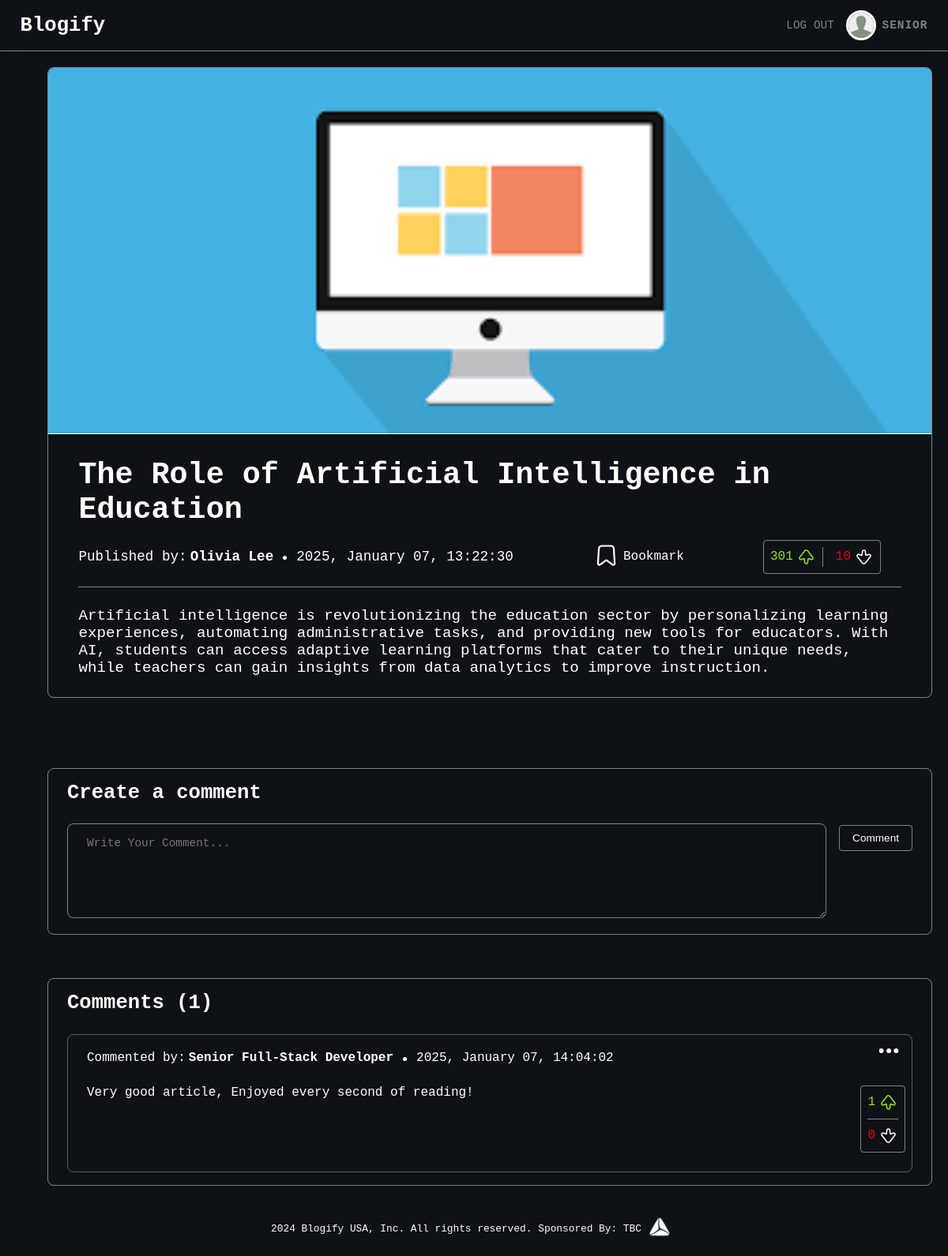
Screenshot of /blogs/23 (signed in) with the database file from the repository.
### models.py (models this page shows, shortened)
class User(db.Model, UserMixin):
    id = db.Column(db.Integer, primary_key=True)
    name = db.Column(db.String, nullable=False)
    email = db.Column(db.String, nullable=False, unique=True)
    password = db.Column(db.String, nullable=False)
    image = db.Column(db.String, nullable=False, default="default_user.jpg")
    role = db.Column(db.String, nullable=False, default="user")

class Blog(db.Model):
    id = db.Column(db.Integer, primary_key=True)
    name = db.Column(db.String, nullable=False)
    description = db.Column(db.String, nullable=False)
    article = db.Column(db.String, nullable=False)
    user = db.Column(db.Integer, nullable=False)
    likes = db.Column(db.Integer, nullable=False)
    dislikes = db.Column(db.Integer, nullable=False)
    image = db.Column(db.String, nullable=False, default="default_blog.png")
    date = db.Column(
        db.DateTime, nullable=False, default=lambda: datetime.now(timezone.utc)
    )

class Comment(db.Model):
    id = db.Column(db.Integer, primary_key=True)
    user = db.Column(db.Integer, nullable=False)
    user_name = db.Column(db.String, nullable=False)
    blog = db.Column(db.Integer, nullable=False)
    comment_content = db.Column(db.String, nullable=False)
    likes = db.Column(db.Integer, nullable=False)
    dislikes = db.Column(db.Integer, nullable=False)
    date = db.Column(
        db.DateTime, nullable=False, default=lambda: datetime.now(timezone.utc)
    )

### routes.py (the view)
@app.route("/blogs/<id>")
def renderBlog(id):
    blog = Blog.query.get(id)
    if not blog:
        return "<h1>404: Blog Not Found!</h1>"
    user = User.query.get(blog.user)
    comments = Comment.query.filter(Comment.blog == blog.id).all()
    bookmark = Bookmark.query.filter(
        and_(current_user.id == Bookmark.user, blog.id == Bookmark.blog)
    ).first()
    form = CommentForm()
    update_form = UpdateCommentForm()
    comments_interactions = {"likes": [], "dislikes": []}
    comments_ids = {"likes": [], "dislikes": []}
    up_vote = []
    down_vote = []
    if current_user.is_authenticated:
        up_vote = Up_votes.query.filter(
            and_(Up_votes.user == current_user.id, Up_votes.blog == id)
        ).first()
        down_vote = Down_votes.query.filter(
            and_(Down_votes.user == current_user.id, Down_votes.blog == id)
        ).first()
        comments_interactions["likes"] = Comment_Up_Votes.query.filter(
            and_(
                Comment_Up_Votes.user == current_user.id,
                Comment_Up_Votes.comment.in_([comment.id for comment in comments]),
            )
        ).all()
        comments_interactions["dislikes"] = Comment_Down_Votes.query.filter(
            and_(
                Comment_Down_Votes.user == current_user.id,
                Comment_Down_Votes.comment.in_([comment.id for comment in comments]),
            )
        ).all()
    comments_ids["likes"] = [
        interaction.comment for interaction in comments_interactions["likes"]
    ]
    comments_ids["dislikes"] = [
        interaction.comment for interaction in comments_interactions["dislikes"]
    ]
    return render_template(
        "blogpage.html",
        blog=blog,
        user=user,
        upvote=up_vote,
        downvote=down_vote,
        form=form,
        comments=comments,
        update_comment_form=update_form,
        comm_length=len(comments),
        disliked_comments=comments_ids["dislikes"],
        liked_comments=comments_ids["likes"],
        bookmark=bookmark,
    )

### forms.py
class CommentForm(FlaskForm):
    comment = TextAreaField(
        "Write Your Comment...",
        validators=[
            DataRequired("Comment must have a text in it!"),
            Length(min=2, max=10000),
        ],
    )
    submit = SubmitField("Comment")

class UpdateCommentForm(FlaskForm):
    comment = TextAreaField(
        "Write Your Comment...",
        validators=[
            DataRequired("You have to update your comment."),
            Length(min=2, max=10000),
        ],
    )
    submit = SubmitField("Update Comment")

### models.py (called while the page is built)
@login_manager.user_loader
def load_user(user_id):
    return User.query.get(user_id)

### templates/blogpage.html (shortened to what this page needs)
{% extends "base.html" %} {% block content %}
<main class="blog" id="blog-{{blog.id}}">
	<div class="blog__wrapper">
		<div class="blog__cover">
			<img src="/static/images/blogs/{{blog.image}}" alt="Cover image of this blog" class="blog__image" />
		</div>
		<div class="blog__container">
			<div class="blog__header-main">
				<h1 class="heading-primary blog__name">{{blog.name}}</h1>
				<div class="blog__info">
					<div class="blog__published">
						Published by:
						<a href="/user/{{ user.id }}" class="blog__user-name">{{ user.name }}</a>
						<span class="divider-bullet"></span>
						<div class="blog__published-date">{{blog.date.strftime('%Y, %B %d, %H:%M:%S')}}</div>
					</div>
					{% if current_user.is_authenticated %}
					<div class="blog__bookmark">
						<a href="/blogs/{{blog.id}}/bookmark">
							<svg
								width="35"
								height="35"
								viewBox="0 0 24 24"
								xmlns="http://www.w3.org/2000/svg"
								class="blog__bookmark-icon {% if bookmark %} blog__bookmark-active {% endif %}"
							>
								<path
									d="M15.874 3H8.126a3.357 3.357 0 00-3.35 3.152l-.772 12.77c-.028.459.106.915.38 1.286l.101.125c.666.764 1.818.9 2.647.287L12 17.023l4.868 3.597a1.964 1.964 0 003.128-1.7l-.771-12.767A3.358 3.358 0 0015.874 3zm0 1.5c.981 0 1.794.764 1.854 1.744l.771 12.768a.464.464 0 01-.74.402l-5.207-3.848a.929.929 0 00-1.104 0L6.24 19.414a.464.464 0 01-.74-.402l.773-12.768c.06-.98.872-1.744 1.853-1.744h7.748z"
									fill="#fff"
									fill-rule="evenodd"
								></path>
							</svg>
						</a>
						<p class="blog__label">{% if bookmark %} Bookmarked {% else %} Bookmark {% endif %}</p>
					</div>
					{% endif%}
					<div class="blog__interactions">
						<div class="blog__likes">
							<span>{{blog.likes}}</span>
							<a href="/blogs/{{blog.id}}/upvote">
								<svg
									width="25"
									height="25"
									viewBox="0 0 24 24"
									xmlns="http://www.w3.org/2000/svg"
									class="btn__upvote {% if upvote %} svg__active--green{%endif%}"
									fill="#000"
								>
									<path
										d="M9.456 4.216l-5.985 7.851c-.456.637-.583 1.402-.371 2.108l.052.155a2.384 2.384 0 002.916 1.443l2.876-.864.578 4.042a2.384 2.384 0 002.36 2.047h.234l.161-.006a2.384 2.384 0 002.2-2.041l.576-4.042 2.877.864a2.384 2.384 0 002.625-3.668L14.63 4.33a3.268 3.268 0 00-5.174-.115zm3.57.613c.16.114.298.253.411.411l5.897 7.736a.884.884 0 01-.973 1.36l-3.563-1.069a.884.884 0 00-1.129.722l-.678 4.75a.884.884 0 01-.875.759h-.234a.884.884 0 01-.875-.76l-.679-4.75a.884.884 0 00-1.128-.72l-3.563 1.068a.884.884 0 01-.973-1.36L10.56 5.24a1.767 1.767 0 012.465-.41z"
										fill="#fff"
										fill-rule="evenodd"
									></path>
								</svg>
							</a>
						</div>
						<div class="blog__dislikes">
							<span>{{blog.dislikes}}</span>
							<a href="/blogs/{{blog.id}}/downvote">
								<svg
									width="25"
									height="25"
									viewBox="0 0 24 24"
									xmlns="http://www.w3.org/2000/svg"
									class="btn__downvote rotate-180 {% if downvote %} svg__active--red{%endif%}"
								>
									<path
										d="M9.456 4.216l-5.985 7.851c-.456.637-.583 1.402-.371 2.108l.052.155a2.384 2.384 0 002.916 1.443l2.876-.864.578 4.042a2.384 2.384 0 002.36 2.047h.234l.161-.006a2.384 2.384 0 002.2-2.041l.576-4.042 2.877.864a2.384 2.384 0 002.625-3.668L14.63 4.33a3.268 3.268 0 00-5.174-.115zm3.57.613c.16.114.298.253.411.411l5.897 7.736a.884.884 0 01-.973 1.36l-3.563-1.069a.884.884 0 00-1.129.722l-.678 4.75a.884.884 0 01-.875.759h-.234a.884.884 0 01-.875-.76l-.679-4.75a.884.884 0 00-1.128-.72l-3.563 1.068a.884.884 0 01-.973-1.36L10.56 5.24a1.767 1.767 0 012.465-.41z"
										fill="#fff"
										fill-rule="evenodd"
									></path>
								</svg>
							</a>
						</div>
					</div>
				</div>
			</div>
			<article class="blog__content">{% filter markdown %} {{blog.article | safe }} {% endfilter %}</article>
		</div>
	</div>
	<form method="post" action="/blogs/{{blog.id}}/comment_create" class="comment__form">
		<h2 class="heading-secondary">Create a comment</h2>
		<div class="comment__wrapper">
			<div class="comment__input-box">
				{{form.comment(class="comment__input", placeholder=form.comment.label.text)}}
			</div>
			{{form.submit(class="btn btn--create-comment")}}
		</div>
	</form>
	<div class="comments">
		<h2 class="heading-secondary">Comments ({{comm_length}})</h2>
		{% if comments %} {% for comment in comments %}
		<div class="comment" id="comment-{{comment.id}}">
			<div class="comment__header">
				<div class="comment__published">
					Commented by:
					<a href="/user/{{ comment.user }}" class="comment__user-name">{{ comment.user_name }}</a>
					<span class="divider-bullet"></span>
					<div class="comment__published-date">{{comment.date.strftime('%Y, %B %d, %H:%M:%S')}}</div>
				</div>
				{% if current_user.id == comment.user or current_user.role == "admin" %}
				<div class="comment__options-box">
					<img
						src="/static/images/three-dots-svgrepo-com.svg"
						class="comment__options-icon"
						alt="Image of the 3 Dots"
					/>
				</div>
				{% endif %}
			</div>
			<div class="comment__container">
				<article class="comment__content">
				</article>
				<div class="comment__interactions">
					<div class="comment__likes">
						<span>{{comment.likes}}</span>
						<a href="/comments/{{comment.id}}/upvote">
							<svg
								width="25"
								height="25"
								viewBox="0 0 24 24"
								xmlns="http://www.w3.org/2000/svg"
								class="btn__upvote {% if comment.id in liked_comments %} svg__active--green {%endif%}"
								fill="#000"
							>
								<path
									d="M9.456 4.216l-5.985 7.851c-.456.637-.583 1.402-.371 2.108l.052.155a2.384 2.384 0 002.916 1.443l2.876-.864.578 4.042a2.384 2.384 0 002.36 2.047h.234l.161-.006a2.384 2.384 0 002.2-2.041l.576-4.042 2.877.864a2.384 2.384 0 002.625-3.668L14.63 4.33a3.268 3.268 0 00-5.174-.115zm3.57.613c.16.114.298.253.411.411l5.897 7.736a.884.884 0 01-.973 1.36l-3.563-1.069a.884.884 0 00-1.129.722l-.678 4.75a.884.884 0 01-.875.759h-.234a.884.884 0 01-.875-.76l-.679-4.75a.884.884 0 00-1.128-.72l-3.563 1.068a.884.884 0 01-.973-1.36L10.56 5.24a1.767 1.767 0 012.465-.41z"
									fill="#fff"
									fill-rule="evenodd"
								></path>
							</svg>
						</a>
					</div>
					<div class="comment__dislikes">
						<span>{{comment.dislikes}}</span>
						<a href="/comments/{{comment.id}}/downvote">
							<svg
								width="25"
								height="25"
								viewBox="0 0 24 24"
								xmlns="http://www.w3.org/2000/svg"
								class="btn__downvote rotate-180 {% if comment.id in disliked_comments %} svg__active--red {%endif%}"
							>
								<path
									d="M9.456 4.216l-5.985 7.851c-.456.637-.583 1.402-.371 2.108l.052.155a2.384 2.384 0 002.916 1.443l2.876-.864.578 4.042a2.384 2.384 0 002.36 2.047h.234l.161-.006a2.384 2.384 0 002.2-2.041l.576-4.042 2.877.864a2.384 2.384 0 002.625-3.668L14.63 4.33a3.268 3.268 0 00-5.174-.115zm3.57.613c.16.114.298.253.411.411l5.897 7.736a.884.884 0 01-.973 1.36l-3.563-1.069a.884.884 0 00-1.129.722l-.678 4.75a.884.884 0 01-.875.759h-.234a.884.884 0 01-.875-.76l-.679-4.75a.884.884 0 00-1.128-.72l-3.563 1.068a.884.884 0 01-.973-1.36L10.56 5.24a1.767 1.767 0 012.465-.41z"
									fill="#fff"
									fill-rule="evenodd"
								></path>
							</svg>
						</a>
					</div>
				</div>
			</div>
		</div>
		{%endfor%} {% else %}
		<p class="comment__placeholder">There are no comments available for now.</p>
		{% endif %}
	</div>
</main>
{% endblock %}

### templates/_header.html
<header class="header">
	<h2 class="heading-secondary header__logo"><a href="/">Blogify</a></h2>
	{% if current_user.is_authenticated %}
	<div class="header__user">
		<div class="header__user-logout">
			<a class="header__user-logout-link" href="/user/logout">Log Out</a>
		</div>
		<div class="header__user-img">
			<a class="header__user-link" href="/me">
				<img src="/static/images/users/{{current_user.image}}" alt="Image of the User" />
			</a>
		</div>
		<div class="header__user-content">
			<p class="header__user-name">{{current_user.name.split(' ')[0].upper()}}</p>
		</div>
	</div>
	{% else %}
	<div class="header__options">
		<a href="/login" class="btn-login">Log In</a>
		<a href="/signup" class="btn-signup">Sign Up</a>
	</div>
	{% endif %}
</header>

### rows the page displays
User: image (placeholder picture), name.split "SENIOR"
Blog: image (placeholder picture), name "The Role of Artificial Intelligence in Education", date "2025, January 07, 13:22:30", likes "301", dislikes "10", article "Artificial intelligence is revolutionizing the education sector by personalizing learning experiences, automating administrative tasks, and providing new tools for educators. With AI, students can access adaptive learning platforms that cater to their unique needs, while teachers can gain insights from data analytics to improve instruction."
User: name "Olivia Lee"
Comment: user_name "Senior Full-Stack Developer", date "2025, January 07, 14:04:02", comment_content "Very good article, Enjoyed every second of reading!", likes "1", dislikes "0"

### other values shown
{{ comm_length }} "1"
